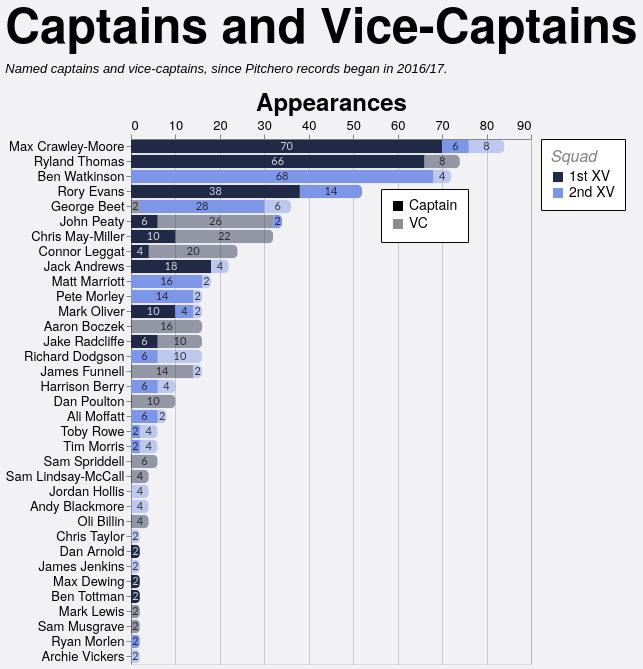

This figure's Vega-Lite source:
### Vega-Lite specification from a JSON file in a GitHub repository (floating-point values rounded to 4 significant figures; data arrays with more than 128 entries replaced by an {"elided": "..."} marker saying what was removed)
{"config": {"axis": {"labelFont": "PT Sans Narrow, Helvetica Neue, Helvetica, Arial, sans-serif", "titleFont": "PT Sans Narrow, Helvetica Neue, Helvetica, Arial, sans-serif", "labelFontSize": 13, "titleFontSize": 24, "gridColor": "#202947", "gridOpacity": 0.2, "zindex": 1}, "text": {"font": "Lato, sans-serif"}, "bar": {"cornerRadiusEnd": 5}, "header": {"labelFont": "PT Sans Narrow, Helvetica Neue, Helvetica, Arial, sans-serif", "titleFont": "PT Sans Narrow, Helvetica Neue, Helvetica, Arial, sans-serif", "labelFontSize": 24, "titleFontSize": 28, "labelFontWeight": "bold", "orient": "left"}, "legend": {"labelFont": "PT Sans Narrow, Helvetica Neue, Helvetica, Arial, sans-serif", "titleFont": "PT Sans Narrow, Helvetica Neue, Helvetica, Arial, sans-serif", "labelFontSize": 14, "titleFontSize": 16, "titlePadding": 5, "fillColor": "white", "strokeColor": "black", "padding": 10, "titleFontWeight": "lighter", "titleFontStyle": "italic", "titleColor": "gray", "offset": 10}, "title": {"font": "PT Sans Narrow, Helvetica Neue, Helvetica, Arial, sans-serif", "fontSize": 48, "fontWeight": "bold", "anchor": "start", "align": "center", "titlePadding": 20, "subtitlePadding": 10, "subtitleFontSize": 13, "subtitleColor": "", "subtitleFontStyle": "italic", "offset": 15, "color": "black"}, "axisX": {"labelAngle": 0}, "facet": {"title": null, "header": null, "align": {"row": "each", "column": "each"}}, "resolve": {"scale": {"y": "independent", "facet": "independent"}}, "background": "#f2f1f4", "scale": {"offsetBandPaddingOuter": 0.2, "offsetBandPaddingInner": 0.1}}, "layer": [{"mark": {"type": "bar"}, "encoding": {"color": {"field": "squad", "legend": {"labelExpr": "datum.value + ' XV'", "orient": "right", "title": "Squad"}, "scale": {"domain": ["1st", "2nd"], "range": ["#202946", "#7d96e8"]}, "sort": ["1st", "2nd"], "type": "nominal"}, "opacity": {"field": "role", "legend": {"legendX": 250, "legendY": 50, "orient": "none", "title": null}, "scale": {"domain": ["Captain", "VC"], "range": [1.0, 0.45]}, "sort": ["Captain", "VC"], "type": "nominal"}, "order": {"field": "stack_order", "sort": "ascending", "type": "quantitative"}, "tooltip": [{"field": "player", "title": "Player", "type": "nominal"}, {"field": "squad", "title": "Squad", "type": "nominal"}, {"field": "role", "title": "Role", "type": "nominal"}, {"field": "games_agg", "title": "Games", "type": "quantitative"}], "x": {"axis": {"orient": "top", "title": "Appearances"}, "field": "games_agg", "stack": "zero", "type": "quantitative"}, "y": {"field": "player", "sort": {"field": "player_total", "op": "max", "order": "descending"}, "title": null, "type": "nominal"}}, "transform": [{"aggregate": [{"op": "sum", "field": "games", "as": "games_agg"}, {"op": "max", "field": "player_total", "as": "player_total"}], "groupby": ["player", "squad", "role", "stack_order"]}]}, {"mark": {"type": "text", "align": "center", "baseline": "middle", "fontSize": 11, "opacity": 0.8}, "encoding": {"color": {"field": "label_color", "legend": null, "scale": null, "type": "nominal"}, "text": {"field": "games_agg", "format": ".0f", "type": "quantitative"}, "x": {"field": "x_mid", "type": "quantitative"}, "y": {"field": "player", "sort": {"field": "player_total", "op": "max", "order": "descending"}, "title": null, "type": "nominal"}}, "transform": [{"aggregate": [{"op": "sum", "field": "games", "as": "games_agg"}, {"op": "max", "field": "player_total", "as": "player_total"}], "groupby": ["player", "squad", "role", "stack_order"]}, {"groupby": ["player"], "stack": "games_agg", "sort": [{"field": "stack_order", "order": "ascending"}], "as": ["x0", "x1"]}, {"calculate": "(datum.x0 + datum.x1) / 2", "as": "x_mid"}, {"calculate": "datum.squad === '1st' && datum.role === 'Captain' ? '#ffffff' : '#111111'", "as": "label_color"}]}], "data": {"name": "data-5c55e6daa616306b10f4880804b089e0"}, "height": {"step": 15}, "title": {"text": "Captains and Vice-Captains", "subtitle": "Named captains and vice-captains, since Pitchero records began in 2016/17."}, "transform": [{"joinaggregate": [{"op": "sum", "field": "games", "as": "player_total"}], "groupby": ["player"]}], "width": 400, "$schema": "https://vega.github.io/schema/vega-lite/v5.20.1.json", "datasets": {"data-5c55e6daa616306b10f4880804b089e0": {"elided": "197 records"}}}
